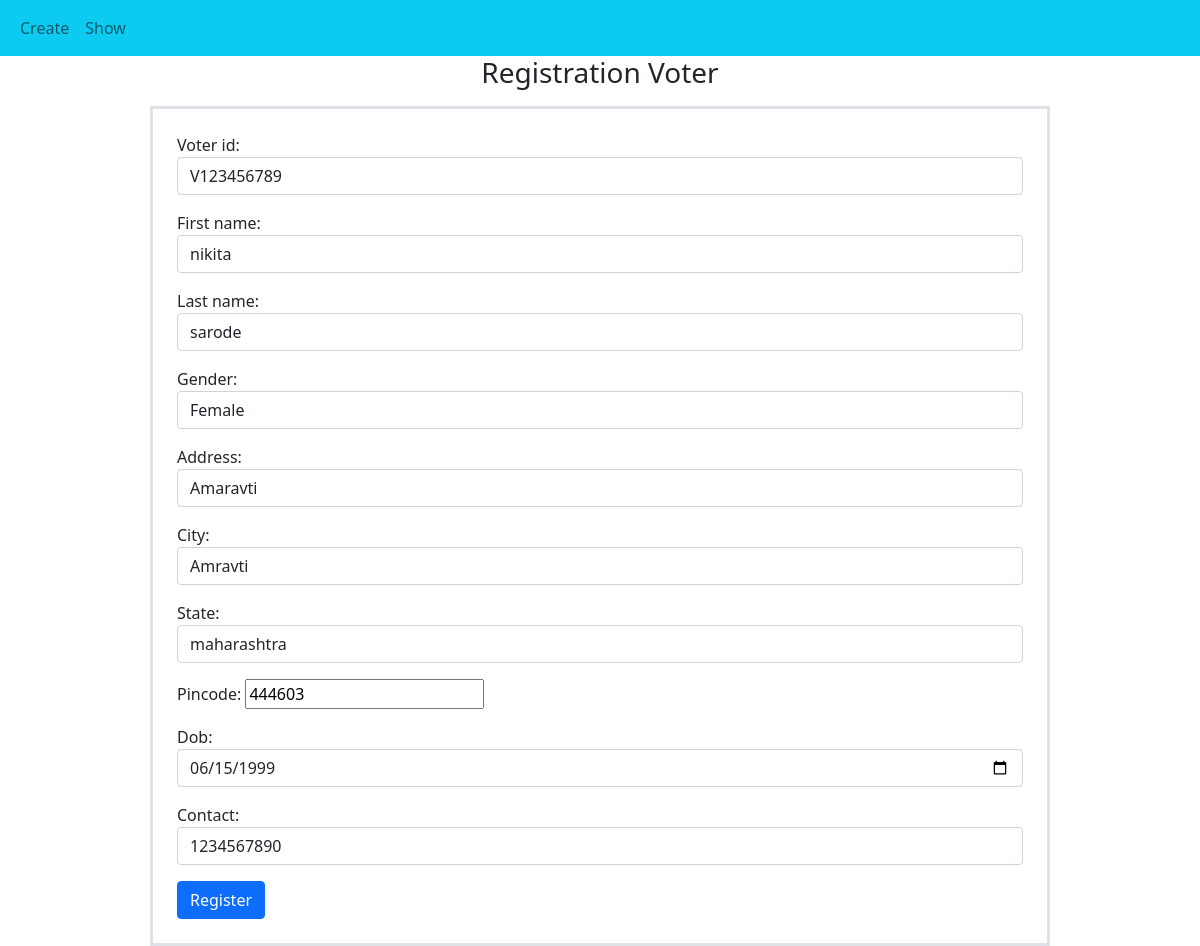
The app's page /update/1/ with its own data.
### crud_app/models.py (models this page shows, shortened)
class Voter(models.Model):
    gen = [("Male", 'Male'), ("Female", "Female"), ("Other", "Other")]
    voter_id = models.CharField(max_length=10, unique=True)
    first_name = models.CharField(max_length=20)
    last_name = models.CharField(max_length=20)
    gender = models.CharField(max_length=10, choices=gen)
    address = models. CharField(max_length=30)
    city = models.CharField(max_length=10)
    state = models.CharField(max_length=20)
    pincode = models.IntegerField()
    dob = models.DateField()
    contact = models.IntegerField()

### crud_app/views.py (the view)
# urls.py: path("update/<int:pk>/", update_view, name='update_url'),
def update_view(request, pk):
    template_name = "crud_app/create.html"
    obj = Voter.objects.get(id=pk)
    form = VoterForm(instance=obj)
    if request.method == 'POST':
        form = VoterForm(request.POST, instance=obj)
        if form.is_valid():
            form.save()
            return redirect("show_url")
    context = {"form": form}
    return render(request, template_name, context)

### templates/crud_app/create.html (shortened to what this page needs)
{% extends 'base.html' %}
{% block content %}
<body>
        <h3 class="text-center">Registration Voter</h3>
        <form method="post" class="border border-3 p-4 m-auto mt-3 w-75">
            {{form.as_p}}
            <button class="btn btn-primary float-center">Register</button>
        </form>
</body>
{% endblock %}

### records on screen
Voter: voter_id "V123456789", first_name "nikita", last_name "sarode", gender "Female", address "Amaravti", city "Amravti", state "maharashtra", pincode "444603", dob "06/15/1999", contact "1234567890"
